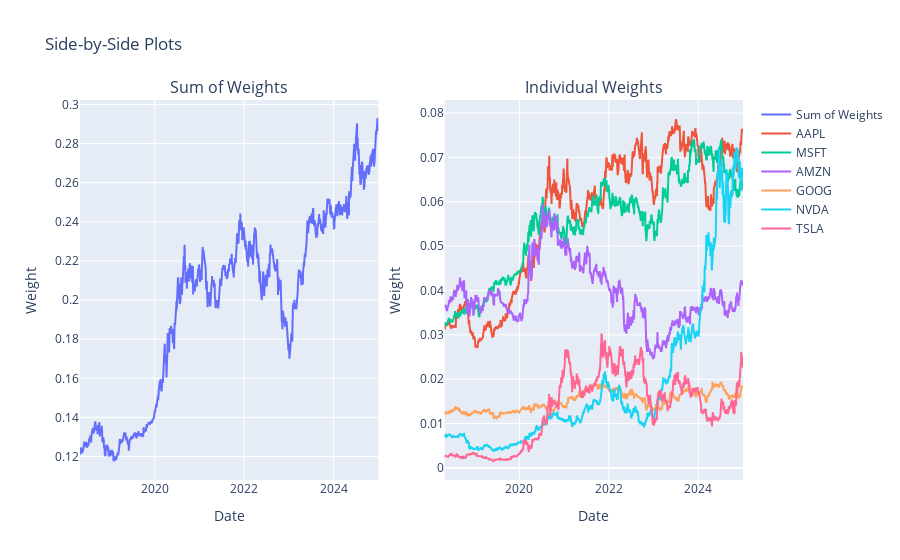

This figure's notebook cell:
### Code cell
fig = make_subplots(rows=1, cols=2)

sums = weights_df[symbols[1:]].sum(axis=1)
individual_weights = weights_df[symbols[1:]]

fig = make_subplots(rows=1, cols=2, subplot_titles=("Sum of Weights", "Individual Weights"))

# Plot 1: Sum of weights (Series)
fig.add_trace(go.Scatter(x=sums.index, y=sums, mode='lines', name='Sum of Weights'), row=1, col=1)

# Plot 2: Individual weights (DataFrame - multiple lines)
for column in individual_weights.columns:
    fig.add_trace(go.Scatter(x=individual_weights.index, y=individual_weights[column], mode='lines', name=column), row=1, col=2)

fig.update_layout(title="Side-by-Side Plots", showlegend=True)
fig.update_xaxes(title_text="Date")
fig.update_yaxes(title_text="Weight")

fig.show()

### Figure 1 — Plotly figure (JSON) as saved in the notebook; plotly's stock layout.template omitted (floating-point values rounded to 4 significant figures; data arrays with more than 128 entries replaced by an {"elided": "..."} marker saying what was removed)
{"data": [{"mode": "lines", "name": "Sum of Weights", "type": "scatter", "x": {"elided": "2437 str values"}, "xaxis": "x", "y": {"elided": "2437 float values"}, "yaxis": "y"}, {"mode": "lines", "name": "AAPL", "type": "scatter", "x": {"elided": "2437 str values"}, "xaxis": "x2", "y": {"elided": "2437 float values"}, "yaxis": "y2"}, {"mode": "lines", "name": "MSFT", "type": "scatter", "x": {"elided": "2437 str values"}, "xaxis": "x2", "y": {"elided": "2437 float values"}, "yaxis": "y2"}, {"mode": "lines", "name": "AMZN", "type": "scatter", "x": {"elided": "2437 str values"}, "xaxis": "x2", "y": {"elided": "2437 float values"}, "yaxis": "y2"}, {"mode": "lines", "name": "GOOG", "type": "scatter", "x": {"elided": "2437 str values"}, "xaxis": "x2", "y": {"elided": "2437 float values"}, "yaxis": "y2"}, {"mode": "lines", "name": "NVDA", "type": "scatter", "x": {"elided": "2437 str values"}, "xaxis": "x2", "y": {"elided": "2437 float values"}, "yaxis": "y2"}, {"mode": "lines", "name": "TSLA", "type": "scatter", "x": {"elided": "2437 str values"}, "xaxis": "x2", "y": {"elided": "2437 float values"}, "yaxis": "y2"}], "layout": {"annotations": [{"font": {"size": 16}, "showarrow": false, "text": "Sum of Weights", "x": 0.225, "xanchor": "center", "xref": "paper", "y": 1, "yanchor": "bottom", "yref": "paper"}, {"font": {"size": 16}, "showarrow": false, "text": "Individual Weights", "x": 0.775, "xanchor": "center", "xref": "paper", "y": 1, "yanchor": "bottom", "yref": "paper"}], "showlegend": true, "title": {"text": "Side-by-Side Plots"}, "xaxis": {"anchor": "y", "domain": [0, 0.45], "title": {"text": "Date"}}, "xaxis2": {"anchor": "y2", "domain": [0.55, 1], "title": {"text": "Date"}}, "yaxis": {"anchor": "x", "domain": [0, 1], "title": {"text": "Weight"}}, "yaxis2": {"anchor": "x2", "domain": [0, 1], "title": {"text": "Weight"}}}}
